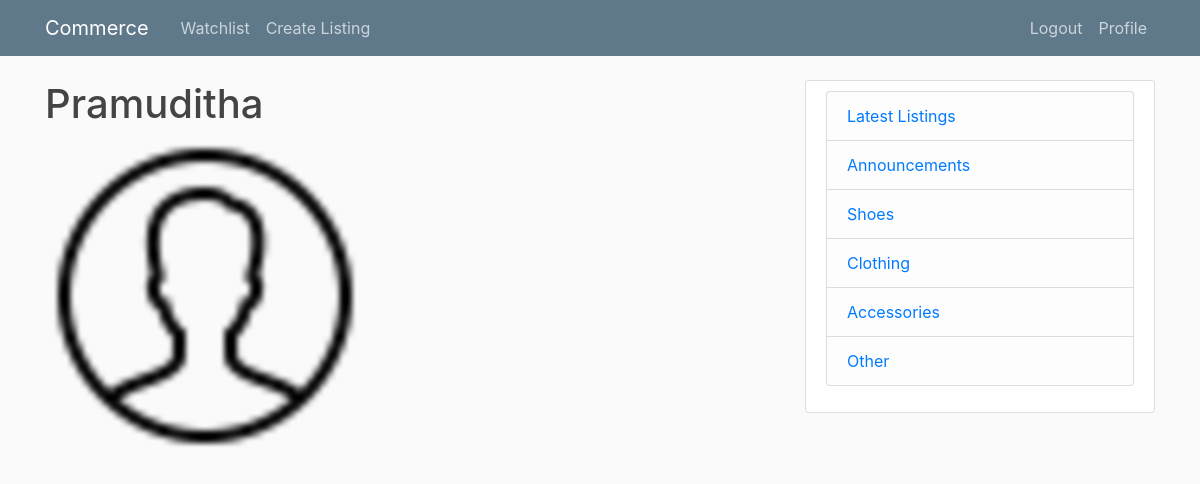
The app's page /profile (signed in) with its own data.
### auctions/models.py (models this page shows, shortened)
class Profile(models.Model):
    user =  models.OneToOneField(User, on_delete=models.CASCADE)
    image = models.ImageField(default="default.jpg", upload_to="profile_pics")

class User(AbstractUser):
    pass

### auctions/views.py (the view)
# urls.py: path("profile", views.profile, name="profile"),
def profile(request):
    user_profile = Profile.objects.filter(user=request.user).first()
    return render(request, "auctions/profile.html", {"profile": user_profile})

### auctions/templates/auctions/profile.html
{% extends 'auctions/layout.html' %}
{% block body %}
<div class="section">
    <h1>{{ profile.user }}</h1>
    <img src="{{ profile.image.url }}">
</div>
{% endblock body %}

### auctions/static/auctions/styles.css (style rules this page uses)
body { background: #fafafa; color: #333333; margin-top: 5rem; }
h1, h2, h3, h4, h5, h6 { color: #444444; }

### records on screen
Profile: user "Pramuditha", image (picture)
